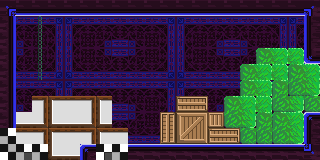

This game map was drawn from its Tiled (.tmx) file and the tilesets committed beside it. A one-line description and the full map source follow:
An orthogonal 20x10 tile map with 16x16 px tiles, 9 tile layers (bkg_far, bkg_close, onoff-defaulton(blue), onoff-defaultoff(blue), ...), 8 tilesets.

<map version="1.10" tiledversion="1.11.0" orientation="orthogonal" renderorder="right-down" width="20" height="10" tilewidth="16" tileheight="16" infinite="0" nextlayerid="11" nextobjectid="1">
 <tileset firstgid="1" source="../../jail_wall.tsx" />
 <tileset firstgid="65" source="../../jail_block.tsx" />
 <tileset firstgid="129" source="../../corrupted_wall.tsx" />
 <tileset firstgid="144" source="../../corrupted_carpet.tsx" />
 <tileset firstgid="159" source="../../Timberframe Wallstileset.tsx" />
 <tileset firstgid="174" source="../../Checkboard tileset.tsx" />
 <tileset firstgid="189" source="../../PlaceholderSprites.tsx" />
 <tileset firstgid="294" source="../3 - Old Tunnels/dirt_block.tsx" />
 <layer id="4" name="bkg_far" width="20" height="10">
  <properties>
   <property name="unity:sortinglayer" value="Bkg_far" />
  </properties>
  <data encoding="csv">
0,0,0,0,0,0,0,0,0,0,0,0,0,0,0,0,0,0,0,0,
0,0,0,0,0,0,0,0,0,0,0,0,0,0,0,0,0,0,0,0,
0,0,0,0,0,0,0,0,0,0,0,0,0,0,0,0,0,0,0,0,
0,0,0,0,0,0,0,0,0,0,0,0,0,0,0,0,0,0,0,0,
0,0,0,0,0,0,0,0,0,0,0,0,0,0,0,0,0,0,0,0,
0,0,0,0,0,0,0,0,0,0,0,0,0,0,0,0,0,0,0,0,
0,0,0,0,0,0,0,0,0,0,0,0,0,0,0,0,0,0,0,0,
0,0,0,0,0,0,0,0,0,0,0,0,0,0,0,0,0,0,0,0,
0,0,0,0,0,0,0,0,0,0,0,0,0,0,0,0,0,0,0,0,
0,0,0,0,0,0,0,0,0,0,0,0,0,0,0,0,0,0,0,0
</data>
 </layer>
 <layer id="1" name="bkg_close" width="20" height="10">
  <properties>
   <property name="unity:sortinglayer" value="Bkg" />
  </properties>
  <data encoding="csv">
140,140,2147483788,2147483787,139,140,140,140,140,2147483788,2147483787,139,140,140,140,140,2147483788,2147483787,139,140,
130,130,2147483778,2147483777,129,130,130,130,130,2147483778,2147483777,129,130,130,130,130,2147483778,2147483777,129,130,
140,137,2147483783,2147483782,134,135,138,140,137,2147483783,2147483782,134,135,138,140,137,2147483783,2147483782,134,135,
130,132,2147483783,2147483782,134,135,133,130,132,2147483783,2147483782,134,135,133,130,132,2147483783,2147483782,134,135,
140,140,2147483788,2147483787,139,140,140,140,140,2147483788,2147483787,139,140,140,140,140,2147483788,2147483787,139,140,
130,130,2147483778,2147483777,129,130,130,130,130,2147483778,2147483777,129,130,130,130,130,2147483778,2147483777,129,130,
140,137,161,159,160,161,159,140,137,2147483783,2147483782,134,135,138,140,137,2147483783,2147483782,134,135,
130,170,171,169,170,171,169,130,132,2147483783,2147483782,134,135,133,130,132,2147483783,2147483782,134,135,
159,160,161,159,160,161,159,160,140,2147483788,2147483787,139,140,140,140,140,2147483788,2147483787,139,140,
169,170,171,169,170,171,168,171,130,2147483778,2147483777,129,130,130,130,130,2147483778,2147483777,129,130
</data>
 </layer>
 <layer id="6" name="onoff-defaulton(blue)" width="20" height="10">
  <properties>
   <property name="unity:layer" value="Ground" />
   <property name="unity:sortinglayer" value="Ground" />
   <property name="unity:tag" value="onoff-defaulton" />
  </properties>
  <data encoding="csv">
0,0,0,0,0,0,0,0,0,0,0,0,0,0,0,0,0,0,0,0,
0,0,0,0,0,0,0,0,0,0,0,0,0,0,0,0,0,0,0,0,
0,0,0,0,0,0,0,0,0,0,0,0,0,0,0,0,0,0,0,0,
0,0,0,0,0,0,0,0,0,0,0,0,0,0,0,0,0,0,0,0,
0,0,0,0,0,0,0,0,0,0,0,0,0,0,0,0,0,0,0,0,
0,0,0,0,0,0,0,0,0,0,0,0,0,0,0,0,0,0,0,0,
0,0,0,0,0,0,0,0,0,0,0,0,0,0,0,0,0,0,0,0,
0,0,0,0,0,0,0,0,0,0,0,0,0,0,0,0,0,0,0,0,
0,0,0,0,0,0,0,0,0,0,0,0,0,0,0,0,0,0,0,0,
0,0,0,0,0,0,0,0,0,0,0,0,0,0,0,0,0,0,0,0
</data>
 </layer>
 <layer id="7" name="onoff-defaultoff(blue)" width="20" height="10">
  <properties>
   <property name="unity:layer" value="Ground" />
   <property name="unity:sortinglayer" value="Ground" />
   <property name="unity:tag" value="onoff-defaultoff" />
  </properties>
  <data encoding="csv">
0,0,0,0,0,0,0,0,0,0,0,0,0,0,0,0,0,0,0,0,
0,0,0,0,0,0,0,0,0,0,0,0,0,0,0,0,0,0,0,0,
0,0,0,0,0,0,0,0,0,0,0,0,0,0,0,0,0,0,0,0,
0,0,0,0,0,0,0,0,0,0,0,0,0,0,0,0,0,0,0,0,
0,0,0,0,0,0,0,0,0,0,0,0,0,0,0,0,0,0,0,0,
0,0,0,0,0,0,0,0,0,0,0,0,0,0,0,0,0,0,0,0,
0,0,0,0,0,0,0,0,0,0,0,0,0,0,0,0,0,0,0,0,
0,0,0,0,0,0,0,0,0,0,0,0,0,0,0,0,0,0,0,0,
0,0,0,0,0,0,0,0,0,0,0,0,0,0,0,0,0,0,0,0,
0,0,0,0,0,0,0,0,0,0,0,0,0,0,0,0,0,0,0,0
</data>
 </layer>
 <layer id="9" name="onoff2-defaulton(purple)" width="20" height="10">
  <properties>
   <property name="unity:layer" value="Ground" />
   <property name="unity:sortinglayer" value="Ground" />
   <property name="unity:tag" value="onoff2-defaulton" />
  </properties>
  <data encoding="csv">
0,0,0,0,0,0,0,0,0,0,0,0,0,0,0,0,0,0,0,0,
0,0,0,0,0,0,0,0,0,0,0,0,0,0,0,0,0,0,0,0,
0,0,0,0,0,0,0,0,0,0,0,0,0,0,0,0,0,0,0,0,
0,0,0,0,0,0,0,0,0,0,0,0,0,0,0,0,0,0,0,0,
0,0,0,0,0,0,0,0,0,0,0,0,0,0,0,0,0,0,0,0,
0,0,0,0,0,0,0,0,0,0,0,0,0,0,0,0,0,0,0,0,
0,0,0,0,0,0,0,0,0,0,0,0,0,0,0,0,0,0,0,0,
0,0,0,0,0,0,0,0,0,0,0,0,0,0,0,0,0,0,0,0,
0,0,0,0,0,0,0,0,0,0,0,0,0,0,0,0,0,0,0,0,
0,0,0,0,0,0,0,0,0,0,0,0,0,0,0,0,0,0,0,0
</data>
 </layer>
 <layer id="8" name="onoff2-defaultoff(purple)" width="20" height="10">
  <properties>
   <property name="unity:layer" value="Ground" />
   <property name="unity:sortinglayer" value="Ground" />
   <property name="unity:tag" value="onoff2-defaultoff" />
  </properties>
  <data encoding="csv">
0,0,0,0,0,0,0,0,0,0,0,0,0,0,0,0,0,0,0,0,
0,0,0,0,0,0,0,0,0,0,0,0,0,0,0,0,0,0,0,0,
0,0,0,0,0,0,0,0,0,0,0,0,0,0,0,0,0,0,0,0,
0,0,0,0,0,0,0,0,0,0,0,0,0,0,0,0,0,0,0,0,
0,0,0,0,0,0,0,0,0,0,0,0,0,0,0,0,0,0,0,0,
0,0,0,0,0,0,0,0,0,0,0,0,0,0,0,0,0,0,0,0,
0,0,0,0,0,0,0,0,0,0,0,0,0,0,0,0,0,0,0,0,
0,0,0,0,0,0,0,0,0,0,0,0,0,0,0,0,0,0,0,0,
0,0,0,0,0,0,0,0,0,0,0,0,0,0,0,0,0,0,0,0,
0,0,0,0,0,0,0,0,0,0,0,0,0,0,0,0,0,0,0,0
</data>
 </layer>
 <layer id="2" name="ground" width="20" height="10">
  <properties>
   <property name="unity:layer" value="Ground" />
   <property name="unity:sortinglayer" value="Ground" />
  </properties>
  <data encoding="csv">
153,155,155,155,155,155,155,155,155,155,155,155,155,155,155,155,155,155,155,152,
151,0,279,0,0,0,0,0,0,0,0,0,0,0,0,0,0,0,0,149,
151,0,279,0,0,0,0,0,0,0,0,0,0,0,0,0,0,0,0,149,
151,0,279,0,0,0,0,0,0,0,0,0,0,0,0,0,0,0,0,154,
151,0,279,0,0,0,0,0,0,0,0,0,0,0,0,0,0,0,0,0,
151,0,0,0,0,0,0,0,0,0,0,0,0,0,0,0,0,0,0,0,
151,0,0,0,0,0,0,0,0,0,0,0,0,0,0,0,0,0,0,0,
151,0,0,0,0,0,0,0,0,0,0,0,0,0,0,0,0,0,0,144,
176,0,0,0,0,0,0,0,0,0,0,0,0,0,0,0,0,0,0,149,
178,175,176,0,0,144,174,176,145,145,145,145,145,145,145,145,145,145,145,147
</data>
 </layer>
 <layer id="10" name="annotations (for game objects)" width="20" height="10">
  <data encoding="csv">
0,0,0,0,0,0,0,0,0,0,0,0,0,0,0,0,0,0,0,0,
0,0,0,0,0,0,0,0,0,0,0,0,0,0,0,0,0,0,0,0,
0,0,0,0,0,0,0,0,0,0,0,0,0,0,0,0,0,0,0,0,
0,0,0,0,0,0,0,0,0,0,0,0,0,0,0,0,270,271,271,0,
0,0,0,0,0,0,0,0,0,0,0,0,0,0,0,270,271,271,270,271,
0,0,0,0,0,0,0,0,0,0,0,0,0,0,0,270,271,270,285,286,
0,0,0,0,0,0,0,0,0,0,0,228,229,0,270,271,271,285,286,285,
0,0,0,0,0,0,0,0,0,0,1610612965,198,199,243,285,286,270,270,271,0,
0,0,0,0,0,0,0,0,0,0,1610612964,213,214,228,229,285,285,285,286,0,
0,0,0,0,0,0,0,0,0,0,0,0,0,0,0,0,0,0,0,0
</data>
 </layer>
 <layer id="3" name="foreground" width="20" height="10">
  <properties>
   <property name="unity:sortinglayer" value="Foreground" />
  </properties>
  <data encoding="csv">
0,0,0,0,0,0,0,0,0,0,0,0,0,0,0,0,0,0,0,0,
0,0,0,0,0,0,0,0,0,0,0,0,0,0,0,0,0,0,0,0,
0,0,0,0,0,0,0,0,0,0,0,0,0,0,0,0,0,0,0,0,
0,0,0,0,0,0,0,0,0,0,0,0,0,0,0,0,0,0,0,0,
0,0,0,0,0,0,0,0,0,0,0,0,0,0,0,0,0,0,0,0,
0,0,0,0,0,0,0,0,0,0,0,0,0,0,0,0,0,0,0,0,
0,0,0,0,0,0,0,0,0,0,0,0,0,0,0,0,0,0,0,0,
0,0,0,0,0,0,0,0,0,0,0,0,0,0,0,0,0,0,0,0,
0,0,0,0,0,0,0,0,0,0,0,0,0,0,0,0,0,0,0,0,
0,0,0,0,0,0,0,0,0,0,0,0,0,0,0,0,0,0,0,0
</data>
 </layer>
</map>
